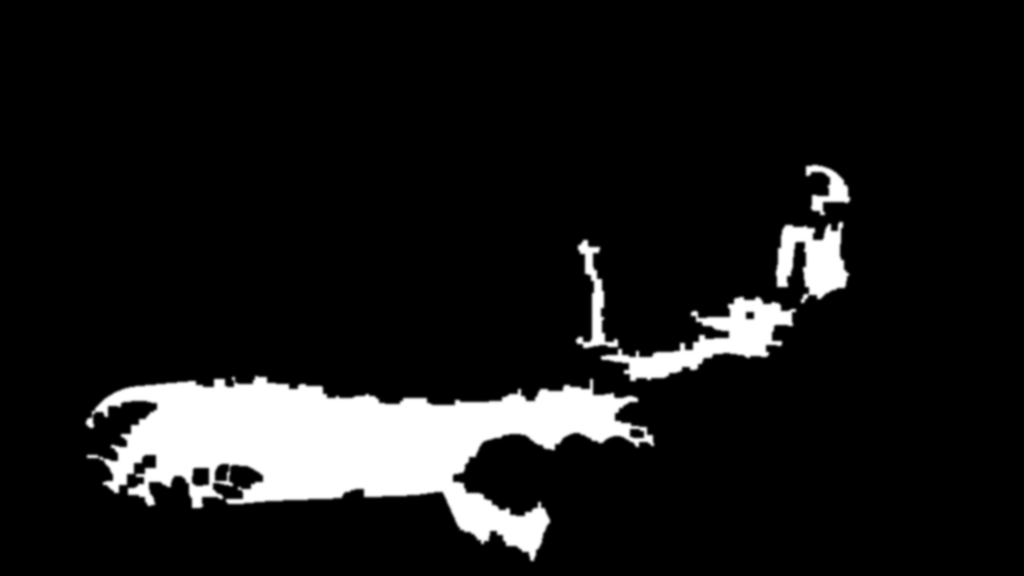
#> input picture website/art/living-ruins/masks/water.png, 1024 x 576 px
$ python derive_masks.py --plate ../../art/living-ruins/masks/water.png
#> lines starting #> are read from the running program, lines starting #| are printed output that depends on the picture; after the words box and inside, x2 and y2 are one past the last pixel; in counts of white or black regions, pixels touching at a corner belong together
#!/usr/bin/env python3
"""Deterministically derive wallpaper masks from an ORIGINAL base plate.

Usage (from repo root):
  uv run --with numpy --with pillow --with scipy website/scripts/wallpaper/derive_masks.py \
      --plate website/art/living-ruins/base.png \
      --river website/art/living-ruins/river.json \
      --out   website/art/living-ruins/masks

Outputs (8-bit PNG, no randomness). Water and foliage are built at --size (default 2048x1152,
2x the 1024x576 runtime grid) so their edges are smooth; light, depth and flow are smooth
fields and are written at half that size.
  water.png    L   water body: cyan/teal HSV segmentation (+ white foam in falls and rapids),
                   morphological close, small-hole fill, intersected with the river corridor,
                   2 px feather
  foliage.png  L   per-pixel foliage weight: green hue + leaf texture, minus a stone/ruin mask
                   (low saturation, grey-brown) and the hand-placed rigid boxes, ~2.5 px blur.
                   This is a "may sway" weight, not a tip gradient: the player scales sway by
                   the root-to-tip gradient in the shader.
  light.png    L   bright desaturated upper region where god-rays are anchored
  depth.png    L   0 = far, 1 = near (vertical gradient + atmospheric luminance heuristic)
  flow.png     RGB R,G = flow direction (0.5 = zero, uv space, +y down), B = strength
  stats.json       coverage percentages (mean and fraction > 0.5)

No mask is zeroed at the frame edge: the player samples with CLAMP_TO_EDGE, so a hard
black border would show up as a seam where an effect stops.

river.json format (all coordinates normalised 0..1, origin top-left):
  {"corridor": 0.05,
   "polylines": [{"name": "river", "width": 0.03, "speed": 1.0, "points": [[x,y], ...]},
                 {"name": "fall",  "width": 0.02, "speed": 2.0, "fill": true, "points": [[x,y], ...]}],
   "rigid": [{"name": "greenhouse", "box": [x0, y0, x1, y1]}, ...]}
Points run in the direction the water flows. "width" is the half-width of the flow lane.
"corridor" (optional) dilates the union of lanes; the water mask is clipped to it so blue
sky or glass roofs are never picked up. Use --no-corridor to disable. "fill": true closes
every hole in the water mask inside that lane (waterfalls). "pad" overrides the corridor
for one lane (0 = clip that lane's water to the lane itself). "rigid" boxes are architecture
that must never sway (foliage is forced to 0 inside them).
"""
import argparse, json, sys
from pathlib import Path

import numpy as np
from PIL import Image
from scipy import ndimage as ndi


def to_hsv(rgb):
    return np.asarray(Image.fromarray(rgb, "RGB").convert("HSV"), dtype=np.float32) / 255.0


def blur(a, r):
    return ndi.gaussian_filter(a.astype(np.float32), r, mode="nearest") if r > 0 else a.astype(np.float32)


def disk(r):
    y, x = np.ogrid[-r:r + 1, -r:r + 1]
    return x * x + y * y <= r * r


def close(m, r):
    return ndi.binary_closing(np.pad(m, r, mode="edge"), structure=disk(r))[r:-r, r:-r]


def opening(m, r):
    return ndi.binary_opening(np.pad(m, r, mode="edge"), structure=disk(r))[r:-r, r:-r]


def remove_small(m, min_px):
    lab, n = ndi.label(m)
    if n == 0:
        return m
    sizes = ndi.sum(m, lab, index=np.arange(1, n + 1))
    keep = np.concatenate([[False], sizes >= min_px])
    return keep[lab]


def fill_small_holes(m, max_px):
    holes = ndi.binary_fill_holes(m) & ~m
    lab, n = ndi.label(holes)
    if n == 0:
        return m
    sizes = ndi.sum(holes, lab, index=np.arange(1, n + 1))
    small = np.concatenate([[False], sizes <= max_px])
    return m | small[lab]


def grid(h, w):
    yy, xx = np.mgrid[0:h, 0:w].astype(np.float32)
    return (xx + 0.5) / w, (yy + 0.5) / h


def seg_dist(px, py, a, b, aspect):
    ax, ay, bx, by = a[0] * aspect, a[1], b[0] * aspect, b[1]
    dx, dy = bx - ax, by - ay
    t = np.clip(((px * aspect - ax) * dx + (py - ay) * dy) / (dx * dx + dy * dy + 1e-12), 0, 1)
    return np.hypot(px * aspect - (ax + t * dx), py - (ay + t * dy)), dx, dy


def lanes(river, h, w):
    """Return (flow vec field HxWx2, strength HxW) from polylines."""
    px, py = grid(h, w)
    best = np.full((h, w), 1e9, np.float32)
    vec = np.zeros((h, w, 2), np.float32)
    strength = np.zeros((h, w), np.float32)
    aspect = w / h  # measure distances in a square space so lanes are round
    for pl in river["polylines"]:
        pts = np.asarray(pl["points"], np.float32)
        hw, spd = float(pl["width"]), float(pl.get("speed", 1.0))
        for a, b in zip(pts[:-1], pts[1:]):
            d, dx, dy = seg_dist(px, py, a, b, aspect)
            upd = (d < best) & (d < hw)
            n = np.hypot(dx / aspect, dy)  # direction in uv space, normalised
            dirx, diry = (dx / aspect) / (n + 1e-9), dy / (n + 1e-9)
            fall = np.clip(1.0 - (d / hw) ** 2, 0, 1)  # soft lane edge
            vec[upd] = (dirx, diry)
            # strength encodes lane softness scaled by speed (speed 3+ saturates)
            strength[upd] = (fall * np.clip(0.35 + 0.65 * spd / 3.0, 0, 1))[upd]
            best[upd] = d[upd]
    return vec, strength


def tube(river, h, w, extra=0.0, only=None):
    """Union of lanes (half-width + extra, or the lane's own "pad") as a boolean mask."""
    px, py = grid(h, w)
    aspect = w / h
    s = np.zeros((h, w), bool)
    for pl in river["polylines"]:
        if only and not only(pl):
            continue
        pts = np.asarray(pl["points"], np.float32)
        for a, b in zip(pts[:-1], pts[1:]):
            d, _, _ = seg_dist(px, py, a, b, aspect)
            s |= d < float(pl["width"]) + (float(pl.get("pad", extra)) if extra else 0.0)
    return s


def boxes(river, h, w, feather_px):
    """Rigid boxes as a 0..1 mask: 1 inside, soft falloff of feather_px OUTSIDE the box."""
    px, py = grid(h, w)
    m = np.zeros((h, w), np.float32)
    fx, fy = feather_px / w, feather_px / h
    for b in (river or {}).get("rigid", []):
        x0, y0, x1, y1 = b["box"]
        dx = np.maximum(np.maximum(x0 - px, px - x1), 0) / max(fx, 1e-6)
        dy = np.maximum(np.maximum(y0 - py, py - y1), 0) / max(fy, 1e-6)
        m = np.maximum(m, np.clip(1.0 - np.hypot(dx, dy), 0, 1))
    return m


def save_l(a, path, size=None):
    im = Image.fromarray((np.clip(a, 0, 1) * 255 + 0.5).astype(np.uint8), "L")
    if size and im.size != size:
        im = im.resize(size, Image.LANCZOS)
    im.save(path, optimize=True)


def main():
    ap = argparse.ArgumentParser(description=__doc__, formatter_class=argparse.RawDescriptionHelpFormatter)
    ap.add_argument("--plate", required=True, help="base plate image (any size, 16:9 expected)")
    ap.add_argument("--river", help="river polyline JSON (default: river.json next to the plate)")
    ap.add_argument("--out", help="output dir (default: masks/ next to the plate)")
    ap.add_argument("--size", default="2048x1152", help="water/foliage size; smooth fields get half")
    ap.add_argument("--no-corridor", action="store_true")
    # tunables, all with sane defaults for turquoise water / green foliage
    ap.add_argument("--water-hue", default="160,215", help="degrees lo,hi")
    ap.add_argument("--water-sat", type=float, default=0.25)
    ap.add_argument("--water-val", type=float, default=0.36)
    ap.add_argument("--foliage-hue", default="62,170")
    ap.add_argument("--foliage-sat", type=float, default=0.22)
    ap.add_argument("--foliage-val", type=float, default=0.08)
    ap.add_argument("--stone-sat", type=float, default=0.24, help="below this saturation = stone")
    ap.add_argument("--light-val", type=float, default=0.72)
    ap.add_argument("--light-sat", type=float, default=0.38)
    a = ap.parse_args()

    plate = Path(a.plate)
    out = Path(a.out) if a.out else plate.parent / "masks"
    river_p = Path(a.river) if a.river else plate.parent / "river.json"
    out.mkdir(parents=True, exist_ok=True)
    w, h = (int(v) for v in a.size.split("x"))
    half = (w // 2, h // 2)
    k = w / 1024.0  # pixel radii below are given for the 1024-wide grid
    img = Image.open(plate).convert("RGB")
    # cover-fit crop to target aspect so any 16:9-ish candidate works
    tw = img.height * w / h
#> tw = 1024
    if img.width > tw:
        x0 = (img.width - tw) / 2
        img = img.crop((int(x0), 0, int(x0 + tw), img.height))
    img = img.resize((w, h), Image.LANCZOS)
#> img: PIL image 2048x1152 RGB
    rgb = np.asarray(img, np.uint8)
    hsv = to_hsv(rgb)
#> in to_hsv, `return np.asarray(Image.fromarray(rgb, "RGB").convert("HSV"), dtype=np..`:
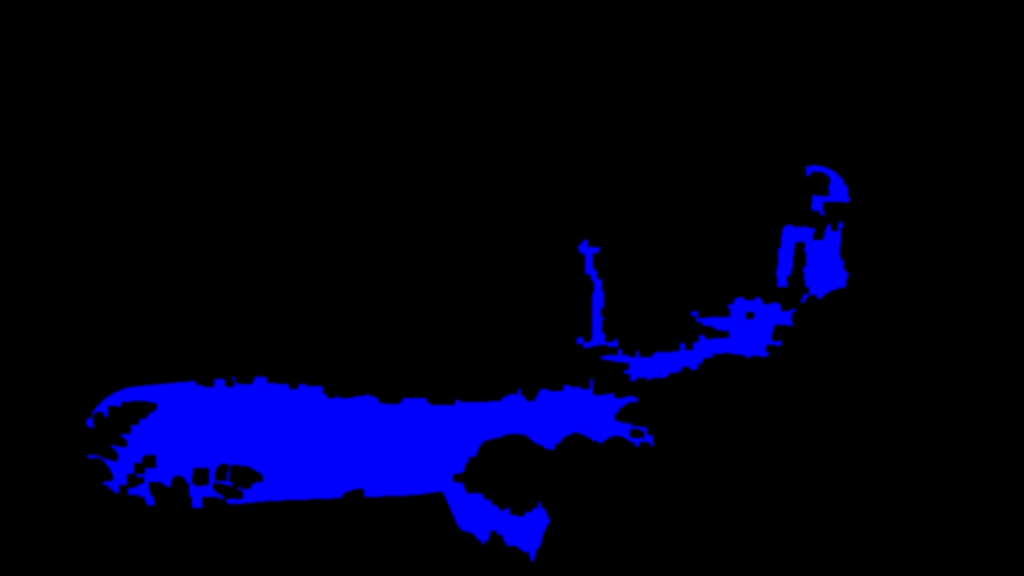
#> returned value: shape (1152, 2048, 3) float32 (shown at 1/2 size); mean of channels 0, 1, 2 0, 0, 0.0957; drawn as R, G, B
    H, S, V = hsv[..., 0] * 360, hsv[..., 1], hsv[..., 2]
#> H: shape (1152, 2048) float32; every value is 0
    lum = (0.2126 * rgb[..., 0] + 0.7152 * rgb[..., 1] + 0.0722 * rgb[..., 2]) / 255.0
    _, ys = grid(h, w)

    river = json.loads(river_p.read_text()) if river_p.exists() else None
    if river is None:
        print(f"warning: {river_p} missing, flow map will be empty and water unclipped", file=sys.stderr)

    # ---- water: cyan/teal hue band, plus white foam where the lanes run fast
    wlo, whi = (float(v) for v in a.water_hue.split(","))
    water = (H >= wlo) & (H <= whi) & (S >= a.water_sat) & (V >= a.water_val)
#> water: shape (1152, 2048) bool; every value is 0
    if river:
        fast = tube(river, h, w, only=lambda pl: float(pl.get("speed", 1)) >= 1.4)
        foam = (S < 0.32) & (V > 0.72) & fast
        water |= foam
        if not a.no_corridor and river.get("corridor"):
            water &= tube(river, h, w, extra=float(river["corridor"]))
    water = opening(water, max(1, int(round(1 * k))))
    water = close(water, max(1, int(round(3 * k))))
    water = remove_small(water, int(0.0004 * w * h))
#> in remove_small, `lab, n = ndi.label(m)`: n = 0
    water = fill_small_holes(water, int(0.00012 * w * h))  # glints and foam specks, not rocks
    if river:
        falls = tube(river, h, w, only=lambda pl: pl.get("fill"))
        water |= ndi.binary_fill_holes(water & falls) & falls
    water_f = blur(water.astype(np.float32), 2.0 * k / 2)  # ~2 px feather at 2x

    # ---- foliage: green hue + leaf texture, stone and architecture subtracted
    flo, fhi = (float(v) for v in a.foliage_hue.split(","))
    green = (H >= flo) & (H <= fhi) & (S >= a.foliage_sat) & (V >= a.foliage_val)
    hp = np.abs(lum - blur(lum, 1.5 * k))
    tex = blur(hp, 2.0 * k)
    leafy = tex > 0.012
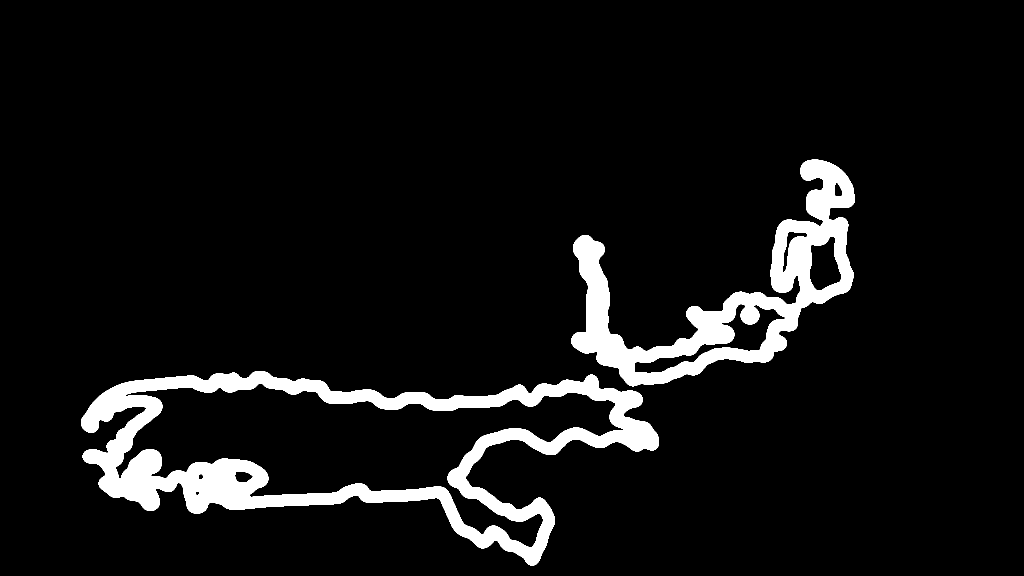
#> leafy: shape (1152, 2048) bool (shown at 1/2 size); 7.1% white; 2 white regions, box (x1, y1, x2, y2) and area: (162, 742, 1318, 1131) 102272, (1142, 319, 1710, 773) 65880
    stone = (S < a.stone_sat) | ((H >= 15) & (H < flo) & (S < 0.5)) | ((H > fhi) & (S < 0.45))
#> stone: shape (1152, 2048) bool; every value is 1
    stone = opening(stone, max(1, int(round(1 * k))))  # ignore single grey leaf pixels
    stone = ndi.binary_dilation(stone, structure=disk(max(1, int(round(1.5 * k)))))
    fol = green & leafy & ~stone & ~(blur(water_f, 2 * k) > 0.05)
    fol = opening(fol, max(1, int(round(0.75 * k))))
    fol = remove_small(fol, int(0.00015 * w * h))
    foliage = blur(fol.astype(np.float32), 2.5 * k)
    rigid = boxes(river, h, w, 3 * k)
    foliage *= 1.0 - rigid
    foliage = np.clip(foliage * 1.25, 0, 1)

    # ---- light / sky (smooth field, half size)
    top = np.clip(1.0 - (ys - 0.45) / 0.25, 0, 1)  # fully on above 45% height, gone by 70%
    light = (V >= a.light_val) & (S <= a.light_sat)
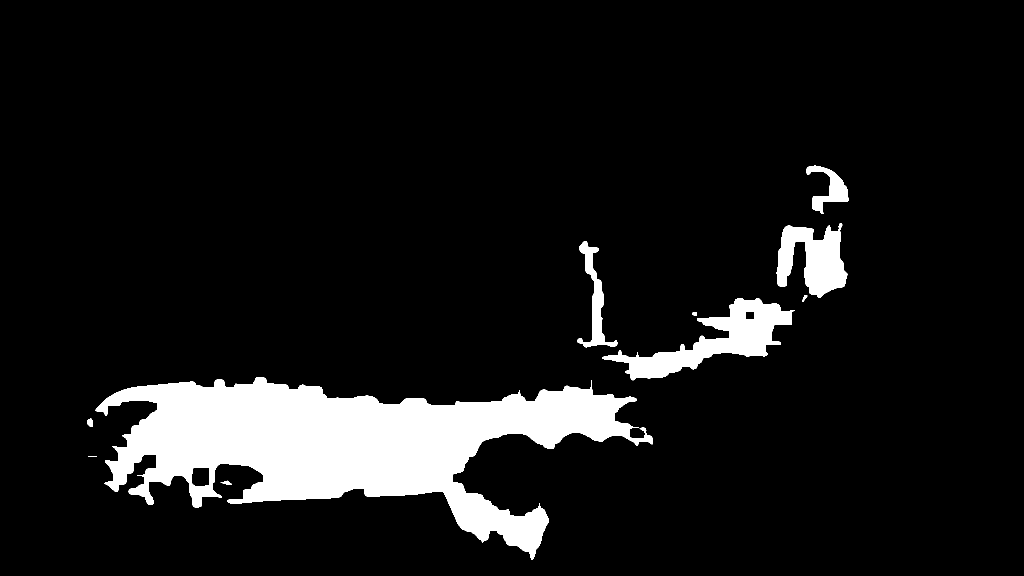
#> light: shape (1152, 2048) bool (shown at 1/2 size); 9.1% white; 10 white regions, largest, box (x1, y1, x2, y2) and area: (191, 754, 1306, 1120) 174605, (1204, 596, 1589, 761) 19969, (1553, 446, 1696, 596) 12390
    light = close(opening(light, max(1, int(k))), max(1, int(4 * k))) * top
#> in opening (call 4), `return ndi.binary_opening(np.pad(m, r, mode="edge"), structure=disk(r)..`: returned value: shape (1152, 2048) bool; 9.1% white; 12 white regions (1 under 20 px), largest, box (x1, y1, x2, y2) and area: (191, 754, 1305, 1120) 174252, (1205, 596, 1586, 761) 19885, (1553, 451, 1696, 596) 12290
#> in close (call 2), `return ndi.binary_closing(np.pad(m, r, mode="edge"), structure=disk(r)..`: returned value: shape (1152, 2048) bool; 9.2% white; 7 white regions, largest, box (x1, y1, x2, y2) and area: (191, 754, 1305, 1120) 175361, (1205, 596, 1586, 761) 20713, (1553, 446, 1696, 603) 12622
    light = blur(light.astype(np.float32), 4.0 * k)

    # ---- depth: gradient + luminance heuristic (distant = lighter, lower contrast)
    lum_b = blur(lum, 12 * k)
#> in blur (call 7), `return ndi.gaussian_filter(a.astype(np.float32), r, mode="nearest") if..`:
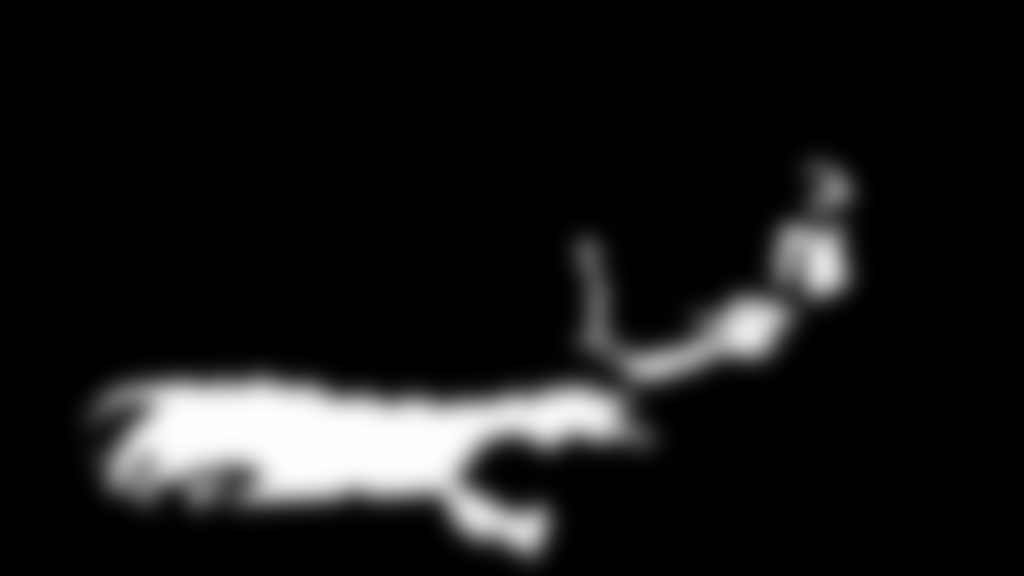
#> returned value: shape (1152, 2048) float32 (shown at 1/2 size); min 0, max 1, mean 0.0957
    depth = np.clip(0.7 * ys + 0.3 * (1.0 - lum_b), 0, 1)
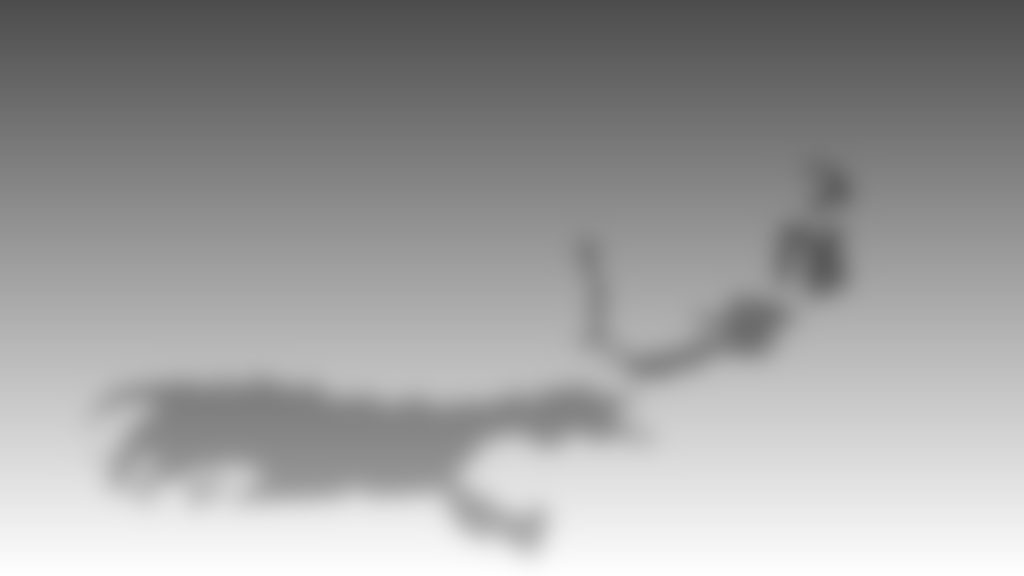
#> depth: shape (1152, 2048) float32 (shown at 1/2 size); min 0.3, max 1, mean 0.621
    depth = blur(depth, 6 * k)
    d0, d1 = float(depth.min()), float(depth.max())
#> d0 = 0.303; d1 = 0.997
    depth = (depth - d0) / max(d1 - d0, 1e-6)

    # ---- flow map (half size)
    fw, fh = half
    flow = np.zeros((fh, fw, 3), np.float32) + np.array([0.5, 0.5, 0.0], np.float32)
    if river:
        vec, st = lanes(river, fh, fw)
        if not a.no_corridor:
            # flow only where there is water: the player treats flow strength as water too,
            # so a lane wider than the river must not leak ripples onto banks and rocks
            wsmall = np.asarray(Image.fromarray((water_f * 255).astype(np.uint8)).resize(half, Image.BILINEAR)) / 255.0
            st = st * np.clip(wsmall * 1.5, 0, 1)
        vx, vy = blur(vec[..., 0] * st, 1.0), blur(vec[..., 1] * st, 1.0)
        sm = blur(st, 1.0)
        flow[..., 0] = np.clip(0.5 + 0.5 * vx / np.maximum(sm, 1e-3) * (sm > 0.01), 0, 1)
        flow[..., 1] = np.clip(0.5 + 0.5 * vy / np.maximum(sm, 1e-3) * (sm > 0.01), 0, 1)
        flow[..., 2] = sm
    Image.fromarray((flow * 255 + 0.5).astype(np.uint8), "RGB").save(out / "flow.png", optimize=True)
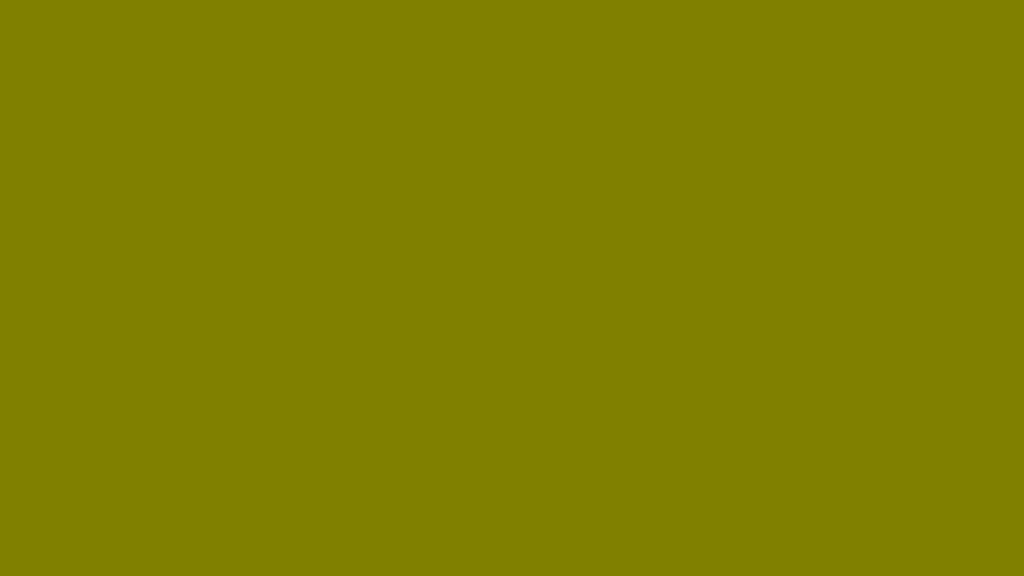
#> saved as flow.png: PIL image 1024x576 RGB; mean R, G, B 128, 128, 0

    save_l(water_f, out / "water.png")
    save_l(foliage, out / "foliage.png")
    save_l(light, out / "light.png", half)
    save_l(depth, out / "depth.png", half)
#> call 4 of save_l, with size = (1024, 576)
#> in save_l (call 4), `im = im.resize(size, Image.LANCZOS)`:
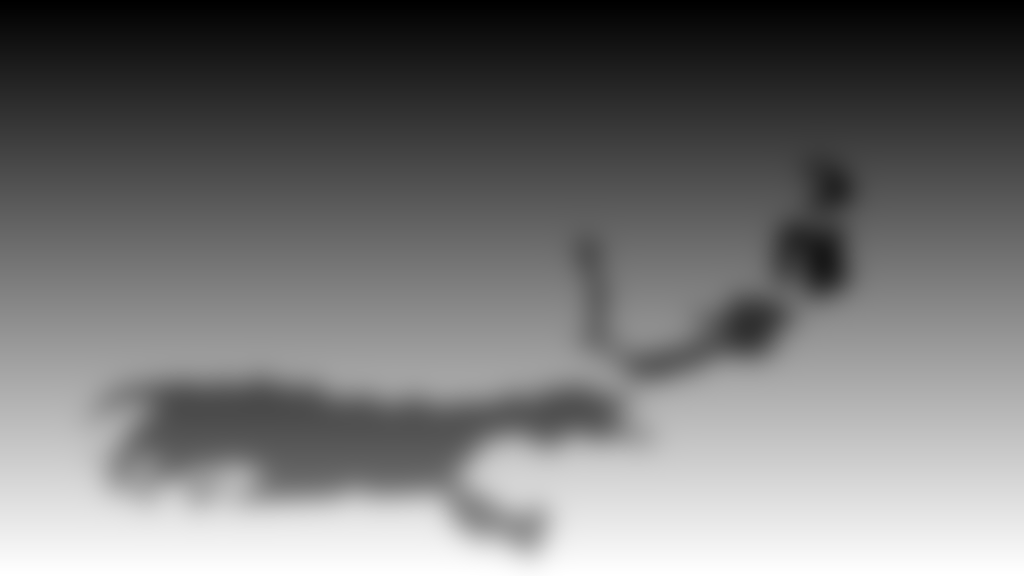
#> im: PIL image 1024x576 L; min 0, max 255, mean 116.9

    stats = {}
    for name, arr in (("water", water_f), ("foliage", foliage), ("light", light), ("depth", depth), ("flow_strength", flow[..., 2])):
        stats[name] = {"mean": round(float(arr.mean()), 4), "coverage_gt_0.5_pct": round(float((arr > 0.5).mean() * 100), 2)}
#> this loop made 5 passes
#> name on passes 1 to 5: 'water', 'foliage', 'light', 'depth', 'flow_strength'
#> after the loop, stats = 5 items
    stats["_meta"] = {"plate": plate.name, "size": f"{w}x{h}", "smooth_size": f"{fw}x{fh}", "river": river_p.name if river else None}
    (out / "stats.json").write_text(json.dumps(stats, indent=2) + "\n")
    print(json.dumps(stats, indent=2))
#> (printed output is left out)


if __name__ == "__main__":
    main()
